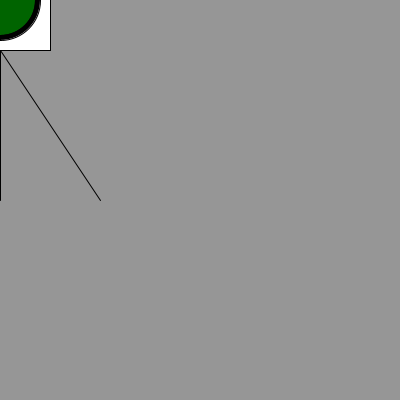
Frame 1 (no input)
Frame 60 (the mouse pressed at the canvas centre just before this capture): identical to frame 1, image omitted
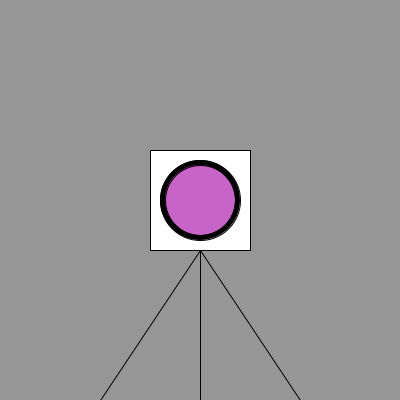
Frame 120 (the mouse held since frame 60 and released just before this capture)

The Processing sketch that drew these frames (run headless with seeded random() and noise(); from frame 60 on, the mouse is pressed at the canvas centre):

// Processing sketch: processing_10655
// ── processing_10655.pde

void setup()
{
  smooth();
  size (400,400); 
  frameRate(10);


}

void draw ()

{
  println (mouseX);
  background(150);
  rectMode (CENTER);
  fill(255);
  rect (mouseX,mouseY, 100,100);
  ellipseMode (CENTER);
  fill(0);
  ellipse (mouseX,mouseY,80,80); 
  fill(mouseX,100, mouseY);
  ellipse (mouseX,mouseY,70,70); 

  line (mouseX,mouseY+50, pmouseX+100, pmouseY+200);
  line (mouseX,mouseY+50, pmouseX, pmouseY +200);
  line (mouseX,mouseY+50, pmouseX-100, pmouseY+200);


}

void keyPressed()
{
  
 background(255); 
}
